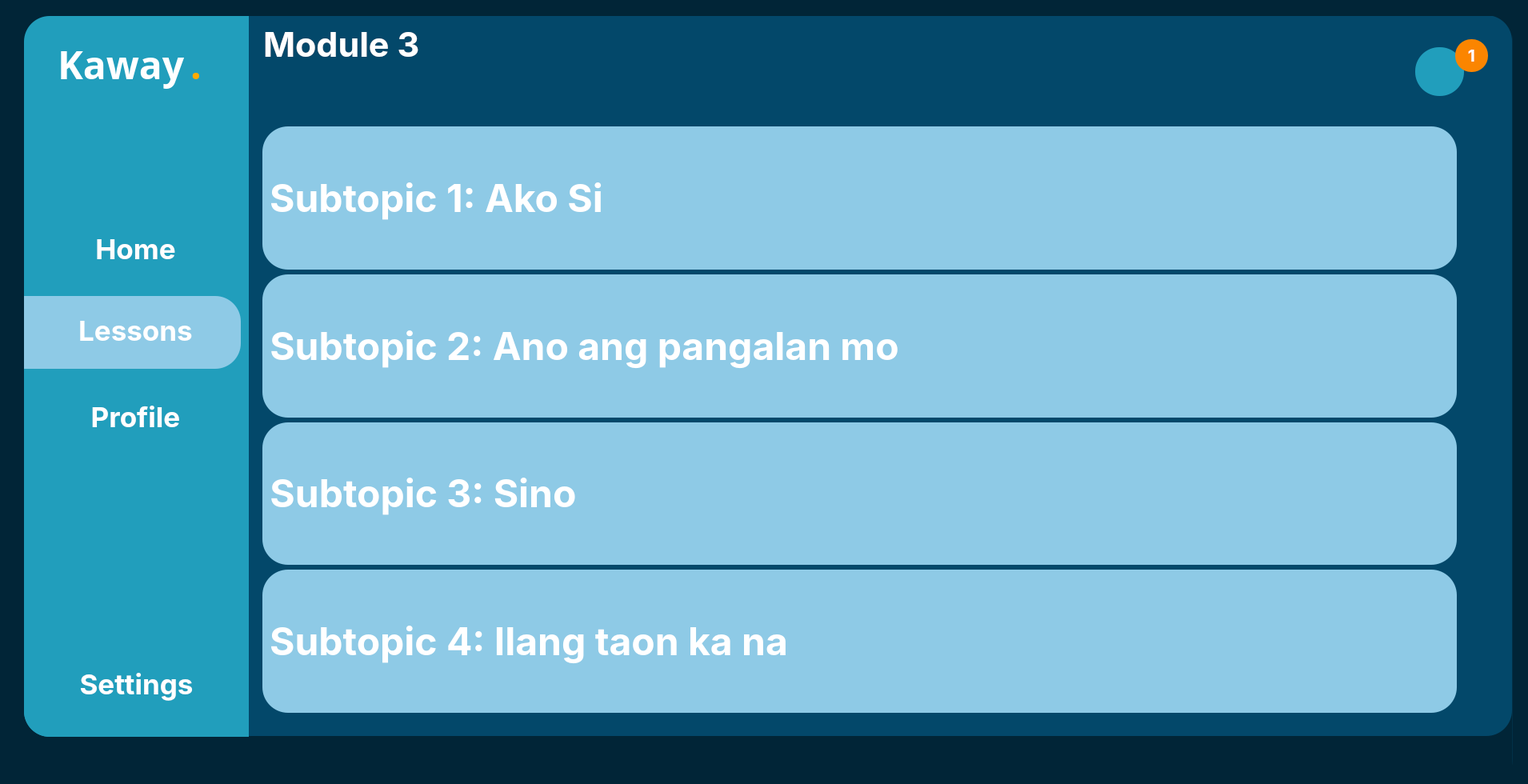
<?xml version="1.0" encoding="UTF-8"?>
<ui version="4.0">
 <class>MainWindow</class>
 <widget class="QWidget" name="MainWindow">
  <property name="geometry">
   <rect>
    <x>0</x>
    <y>0</y>
    <width>1910</width>
    <height>980</height>
   </rect>
  </property>
  <property name="windowTitle">
   <string>MainWindow</string>
  </property>
  <property name="styleSheet">
   <string notr="true">
background-color: rgb(1, 37, 55);</string>
  </property>
  <widget class="QWidget" name="centralwidget" native="true">
   <property name="geometry">
    <rect>
     <x>0</x>
     <y>0</y>
     <width>1921</width>
     <height>1051</height>
    </rect>
   </property>
   <widget class="QWidget" name="MainBar" native="true">
    <property name="geometry">
     <rect>
      <x>30</x>
      <y>20</y>
      <width>1861</width>
      <height>1011</height>
     </rect>
    </property>
    <property name="styleSheet">
     <string notr="true"/>
    </property>
    <widget class="QWidget" name="SideTab" native="true">
     <property name="geometry">
      <rect>
       <x>0</x>
       <y>0</y>
       <width>281</width>
       <height>961</height>
      </rect>
     </property>
     <widget class="QFrame" name="SideTabFrame">
      <property name="geometry">
       <rect>
        <x>0</x>
        <y>0</y>
        <width>291</width>
        <height>901</height>
       </rect>
      </property>
      <property name="styleSheet">
       <string notr="true">background-color: rgb(33, 158, 188);
border-top-left-radius: 32px;
border-bottom-left-radius: 32px;</string>
      </property>
      <property name="frameShape">
       <enum>QFrame::StyledPanel</enum>
      </property>
      <property name="frameShadow">
       <enum>QFrame::Raised</enum>
      </property>
      <widget class="QPushButton" name="Lessons">
       <property name="geometry">
        <rect>
         <x>0</x>
         <y>372</y>
         <width>279</width>
         <height>42</height>
        </rect>
       </property>
       <property name="font">
        <font>
         <family>Inter</family>
         <pointsize>26</pointsize>
         <bold>true</bold>
        </font>
       </property>
       <property name="styleSheet">
        <string notr="true">color:rgb(255, 255, 255);
background-color: rgba(255, 255, 255, 0);</string>
       </property>
       <property name="text">
        <string>Lessons</string>
       </property>
       <property name="icon">
        <iconset>
         <normaloff>../linear/note-2.svg</normaloff>../linear/note-2.svg</iconset>
       </property>
       <property name="iconSize">
        <size>
         <width>40</width>
         <height>40</height>
        </size>
       </property>
      </widget>
      <widget class="QFrame" name="frame">
       <property name="geometry">
        <rect>
         <x>0</x>
         <y>350</y>
         <width>271</width>
         <height>91</height>
        </rect>
       </property>
       <property name="styleSheet">
        <string notr="true">background-color: rgb(142, 202, 230);
border-top-left-radius: 0px;
border-bottom-left-radius: 0px;
border-top-right-radius: 32px;
border-bottom-right-radius: 32px;</string>
       </property>
       <property name="frameShape">
        <enum>QFrame::StyledPanel</enum>
       </property>
       <property name="frameShadow">
        <enum>QFrame::Raised</enum>
       </property>
      </widget>
      <widget class="QWidget" name="verticalLayoutWidget">
       <property name="geometry">
        <rect>
         <x>0</x>
         <y>770</y>
         <width>281</width>
         <height>131</height>
        </rect>
       </property>
       <layout class="QVBoxLayout" name="verticalLayout">
        <item>
         <widget class="QPushButton" name="Settings">
          <property name="font">
           <font>
            <family>Inter</family>
            <pointsize>26</pointsize>
            <bold>true</bold>
           </font>
          </property>
          <property name="styleSheet">
           <string notr="true">color:rgb(255, 255, 255)</string>
          </property>
          <property name="text">
           <string>Settings</string>
          </property>
          <property name="icon">
           <iconset>
            <normaloff>../linear/setting-3.svg</normaloff>../linear/setting-3.svg</iconset>
          </property>
          <property name="iconSize">
           <size>
            <width>35</width>
            <height>35</height>
           </size>
          </property>
         </widget>
        </item>
       </layout>
      </widget>
      <widget class="QWidget" name="horizontalLayoutWidget">
       <property name="geometry">
        <rect>
         <x>42</x>
         <y>20</y>
         <width>241</width>
         <height>80</height>
        </rect>
       </property>
       <layout class="QHBoxLayout" name="horizontalLayout">
        <item>
         <widget class="QLabel" name="Kaway">
          <property name="font">
           <font>
            <family>Poppins</family>
            <pointsize>36</pointsize>
            <bold>true</bold>
           </font>
          </property>
          <property name="styleSheet">
           <string notr="true">color:rgb(255, 255, 255)</string>
          </property>
          <property name="text">
           <string>Kaway</string>
          </property>
         </widget>
        </item>
        <item>
         <widget class="QLabel" name="Dot">
          <property name="font">
           <font>
            <family>Poppins</family>
            <pointsize>36</pointsize>
            <bold>true</bold>
           </font>
          </property>
          <property name="styleSheet">
           <string notr="true">color: rgb(255, 170, 0);</string>
          </property>
          <property name="text">
           <string>.</string>
          </property>
         </widget>
        </item>
       </layout>
      </widget>
      <widget class="QPushButton" name="Profile">
       <property name="geometry">
        <rect>
         <x>0</x>
         <y>480</y>
         <width>279</width>
         <height>42</height>
        </rect>
       </property>
       <property name="font">
        <font>
         <family>Inter</family>
         <pointsize>26</pointsize>
         <bold>true</bold>
        </font>
       </property>
       <property name="styleSheet">
        <string notr="true">color:rgb(255, 255, 255)</string>
       </property>
       <property name="text">
        <string>Profile</string>
       </property>
       <property name="icon">
        <iconset>
         <normaloff>../linear/user-square.svg</normaloff>../linear/user-square.svg</iconset>
       </property>
       <property name="iconSize">
        <size>
         <width>35</width>
         <height>35</height>
        </size>
       </property>
      </widget>
      <widget class="QPushButton" name="Home">
       <property name="geometry">
        <rect>
         <x>0</x>
         <y>270</y>
         <width>279</width>
         <height>42</height>
        </rect>
       </property>
       <property name="font">
        <font>
         <family>Inter</family>
         <pointsize>26</pointsize>
         <bold>true</bold>
        </font>
       </property>
       <property name="layoutDirection">
        <enum>Qt::LeftToRight</enum>
       </property>
       <property name="autoFillBackground">
        <bool>false</bool>
       </property>
       <property name="styleSheet">
        <string notr="true">color:rgb(255, 255, 255);
background-color: rgba(255, 255, 255, 0)</string>
       </property>
       <property name="text">
        <string>Home</string>
       </property>
       <property name="icon">
        <iconset>
         <normaloff>../linear/element-3.png</normaloff>../linear/element-3.png</iconset>
       </property>
       <property name="iconSize">
        <size>
         <width>30</width>
         <height>30</height>
        </size>
       </property>
      </widget>
      <zorder>frame</zorder>
      <zorder>Lessons</zorder>
      <zorder>verticalLayoutWidget</zorder>
      <zorder>horizontalLayoutWidget</zorder>
      <zorder>Profile</zorder>
      <zorder>Home</zorder>
     </widget>
    </widget>
    <widget class="QWidget" name="RightContainer" native="true">
     <property name="geometry">
      <rect>
       <x>279</x>
       <y>-1</y>
       <width>1581</width>
       <height>1011</height>
      </rect>
     </property>
     <widget class="QFrame" name="mainframe">
      <property name="geometry">
       <rect>
        <x>0</x>
        <y>0</y>
        <width>1581</width>
        <height>901</height>
       </rect>
      </property>
      <property name="styleSheet">
       <string notr="true">background-color: rgb(3, 72, 106);
border-top-right-radius: 32px;
border-bottom-right-radius: 32px;</string>
      </property>
      <property name="frameShape">
       <enum>QFrame::StyledPanel</enum>
      </property>
      <property name="frameShadow">
       <enum>QFrame::Raised</enum>
      </property>
      <widget class="QWidget" name="verticalLayoutWidget_2">
       <property name="geometry">
        <rect>
         <x>20</x>
         <y>10</y>
         <width>1061</width>
         <height>101</height>
        </rect>
       </property>
       <layout class="QVBoxLayout" name="verticalLayout_2">
        <item>
         <widget class="QLabel" name="Module">
          <property name="font">
           <font>
            <family>Inter</family>
            <pointsize>32</pointsize>
            <bold>true</bold>
           </font>
          </property>
          <property name="styleSheet">
           <string notr="true">color: rgb(255, 255, 255);</string>
          </property>
          <property name="text">
           <string>Module 3</string>
          </property>
         </widget>
        </item>
        <item>
         <widget class="QLabel" name="subtopic">
          <property name="font">
           <font>
            <family>Inter</family>
            <pointsize>26</pointsize>
            <bold>true</bold>
           </font>
          </property>
          <property name="styleSheet">
           <string notr="true">color: rgb(255, 255, 255);</string>
          </property>
          <property name="text">
           <string/>
          </property>
         </widget>
        </item>
       </layout>
      </widget>
      <widget class="QPushButton" name="NotifButton">
       <property name="geometry">
        <rect>
         <x>1460</x>
         <y>40</y>
         <width>61</width>
         <height>61</height>
        </rect>
       </property>
       <property name="styleSheet">
        <string notr="true">QPushButton {
	background-color: rgb(33, 158, 188);
    border-radius: 30px;
    }
</string>
       </property>
       <property name="text">
        <string/>
       </property>
       <property name="icon">
        <iconset>
         <normaloff>../linear/notification-bing.svg</normaloff>../linear/notification-bing.svg</iconset>
       </property>
       <property name="iconSize">
        <size>
         <width>40</width>
         <height>40</height>
        </size>
       </property>
      </widget>
      <widget class="QLabel" name="NotifNum">
       <property name="geometry">
        <rect>
         <x>1510</x>
         <y>30</y>
         <width>41</width>
         <height>41</height>
        </rect>
       </property>
       <property name="font">
        <font>
         <family>Inter</family>
         <pointsize>16</pointsize>
         <bold>true</bold>
        </font>
       </property>
       <property name="styleSheet">
        <string notr="true">color: rgb(255, 255, 255);
background-color: rgb(251, 133, 0);
    border-radius: 20px;
  </string>
       </property>
       <property name="text">
        <string>1</string>
       </property>
       <property name="alignment">
        <set>Qt::AlignCenter</set>
       </property>
      </widget>
      <widget class="QScrollArea" name="scrollArea">
       <property name="geometry">
        <rect>
         <x>10</x>
         <y>130</y>
         <width>1511</width>
         <height>751</height>
        </rect>
       </property>
       <property name="widgetResizable">
        <bool>true</bool>
       </property>
       <widget class="QWidget" name="scrollAreaWidgetContents">
        <property name="geometry">
         <rect>
          <x>0</x>
          <y>0</y>
          <width>1511</width>
          <height>751</height>
         </rect>
        </property>
        <layout class="QVBoxLayout" name="verticalLayout_6">
         <item>
          <widget class="QFrame" name="A">
           <property name="styleSheet">
            <string notr="true">background-color: rgb(142, 202, 230);
border-radius: 32px
</string>
           </property>
           <property name="frameShape">
            <enum>QFrame::StyledPanel</enum>
           </property>
           <property name="frameShadow">
            <enum>QFrame::Raised</enum>
           </property>
           <layout class="QVBoxLayout" name="verticalLayout_5">
            <item>
             <widget class="QPushButton" name="AKOSI">
              <property name="sizePolicy">
               <sizepolicy hsizetype="Fixed" vsizetype="Fixed">
                <horstretch>0</horstretch>
                <verstretch>0</verstretch>
               </sizepolicy>
              </property>
              <property name="font">
               <font>
                <family>Inter</family>
                <pointsize>36</pointsize>
                <bold>true</bold>
               </font>
              </property>
              <property name="styleSheet">
               <string notr="true">color: rgb(255, 255, 255);</string>
              </property>
              <property name="text">
               <string>Subtopic 1: Ako Si</string>
              </property>
             </widget>
            </item>
           </layout>
          </widget>
         </item>
         <item>
          <widget class="QFrame" name="UpperFrame_2">
           <property name="styleSheet">
            <string notr="true">background-color: rgb(142, 202, 230);
border-radius: 32px
</string>
           </property>
           <property name="frameShape">
            <enum>QFrame::StyledPanel</enum>
           </property>
           <property name="frameShadow">
            <enum>QFrame::Raised</enum>
           </property>
           <layout class="QVBoxLayout" name="verticalLayout_9">
            <item>
             <widget class="QPushButton" name="PANGALAN">
              <property name="sizePolicy">
               <sizepolicy hsizetype="Fixed" vsizetype="Fixed">
                <horstretch>0</horstretch>
                <verstretch>0</verstretch>
               </sizepolicy>
              </property>
              <property name="font">
               <font>
                <family>Inter</family>
                <pointsize>36</pointsize>
                <bold>true</bold>
               </font>
              </property>
              <property name="styleSheet">
               <string notr="true">color: rgb(255, 255, 255);</string>
              </property>
              <property name="text">
               <string>Subtopic 2: Ano ang pangalan mo</string>
              </property>
             </widget>
            </item>
           </layout>
          </widget>
         </item>
         <item>
          <widget class="QFrame" name="UpperFrame_3">
           <property name="styleSheet">
            <string notr="true">background-color: rgb(142, 202, 230);
border-radius: 32px
</string>
           </property>
           <property name="frameShape">
            <enum>QFrame::StyledPanel</enum>
           </property>
           <property name="frameShadow">
            <enum>QFrame::Raised</enum>
           </property>
           <layout class="QVBoxLayout" name="verticalLayout_10">
            <item>
             <widget class="QPushButton" name="SINO">
              <property name="sizePolicy">
               <sizepolicy hsizetype="Fixed" vsizetype="Fixed">
                <horstretch>0</horstretch>
                <verstretch>0</verstretch>
               </sizepolicy>
              </property>
              <property name="font">
               <font>
                <family>Inter</family>
                <pointsize>36</pointsize>
                <bold>true</bold>
               </font>
              </property>
              <property name="styleSheet">
               <string notr="true">color: rgb(255, 255, 255);</string>
              </property>
              <property name="text">
               <string>Subtopic 3: Sino</string>
              </property>
             </widget>
            </item>
           </layout>
          </widget>
         </item>
         <item>
          <widget class="QFrame" name="UpperFrame_29">
           <property name="styleSheet">
            <string notr="true">background-color: rgb(142, 202, 230);
border-radius: 32px
</string>
           </property>
           <property name="frameShape">
            <enum>QFrame::StyledPanel</enum>
           </property>
           <property name="frameShadow">
            <enum>QFrame::Raised</enum>
           </property>
           <layout class="QVBoxLayout" name="verticalLayout_18">
            <item>
             <widget class="QPushButton" name="TAON">
              <property name="sizePolicy">
               <sizepolicy hsizetype="Fixed" vsizetype="Fixed">
                <horstretch>0</horstretch>
                <verstretch>0</verstretch>
               </sizepolicy>
              </property>
              <property name="font">
               <font>
                <family>Inter</family>
                <pointsize>36</pointsize>
                <bold>true</bold>
               </font>
              </property>
              <property name="styleSheet">
               <string notr="true">color: rgb(255, 255, 255);</string>
              </property>
              <property name="text">
               <string>Subtopic 4: Ilang taon ka na</string>
              </property>
             </widget>
            </item>
           </layout>
          </widget>
         </item>
        </layout>
       </widget>
      </widget>
     </widget>
    </widget>
    <widget class="QFrame" name="MainFrame">
     <property name="geometry">
      <rect>
       <x>0</x>
       <y>0</y>
       <width>1861</width>
       <height>961</height>
      </rect>
     </property>
     <property name="styleSheet">
      <string notr="true">background-color: rgb(2, 48, 71);
border-radius: 32px
</string>
     </property>
     <property name="frameShape">
      <enum>QFrame::StyledPanel</enum>
     </property>
     <property name="frameShadow">
      <enum>QFrame::Raised</enum>
     </property>
    </widget>
    <zorder>MainFrame</zorder>
    <zorder>RightContainer</zorder>
    <zorder>SideTab</zorder>
   </widget>
  </widget>
  <widget class="QStatusBar" name="statusbar">
   <property name="geometry">
    <rect>
     <x>0</x>
     <y>0</y>
     <width>3</width>
     <height>21</height>
    </rect>
   </property>
  </widget>
 </widget>
 <resources/>
 <connections/>
</ui>
